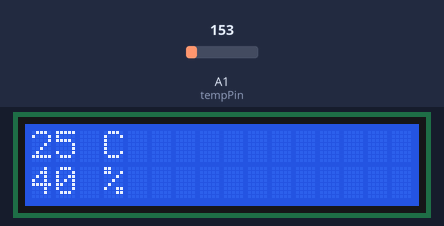
Recording of a sketch running on a simulated Arduino Uno, built with avr-gcc and run on an emulated ATmega328P. Parts: 16×2 character LCD. The test bench sets the inputs (shaded band); at power-on: A1 (tempPin) = 153.

Above: at 1.25 s.
1.3 s: A1 (tempPin) set to 165
At 1.51 s:
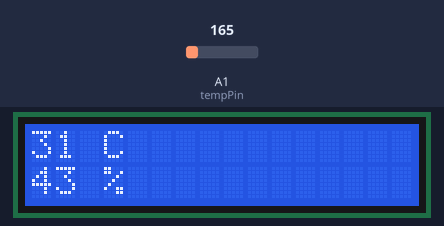
4.3 s: A1 (tempPin) set to 175
At 4.53 s:
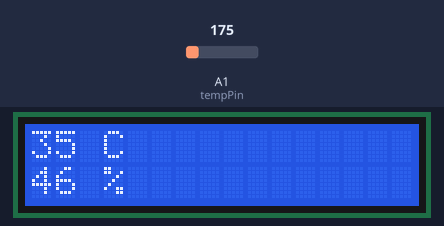
5.8 s: A1 (tempPin) set to 191
At 6.4 s:
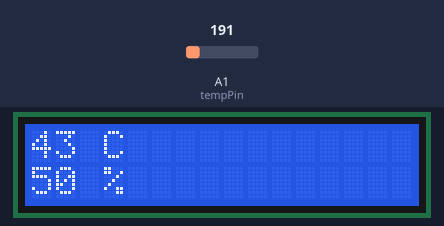
Timing chart, 0 to 8.8 s (numbered marks = the images above; inputs shaded):
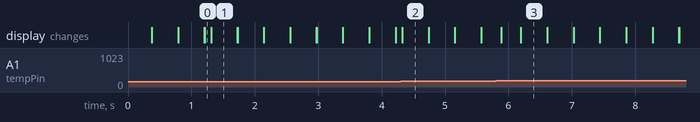

Measured:
- after the input at 1.3 s, the display: changes at once (image 1)
- after the input at 4.3 s, the display: changes at once (image 2)
- after the input at 5.8 s, the display: changes after 0.08 s (image 3)
- what the display in image 1 shows lasts 0.4 s, from 1.3 s to 1.7 s

The sketch:

32IV_6_LCD_temp_2.ino
```cpp
#include <LiquidCrystal.h>

int tempPin=A1;
int rs=12,en=11,d4=5,d5=4,d6=3,d7=2;
LiquidCrystal lcd(rs,en,d4,d5,d6,d7);

void setup()
{
  lcd.begin(16,2);
  pinMode(tempPin, INPUT);
  Serial.begin(9600);
}

void loop()
{
  float temperature=analogRead(tempPin)*0.004882814;
  temperature=(temperature-0.5)*100.0;
  int tmp=round(temperature);

  lcd.setCursor(0,0);
  lcd.print(tmp);
  lcd.print(" C");

  int filled=map(tmp, -40, 125, 1, 100);
  lcd.setCursor(0,1);
  lcd.print(filled);
  lcd.print(" %");

  delay(100);
  lcd.clear();
}
```
